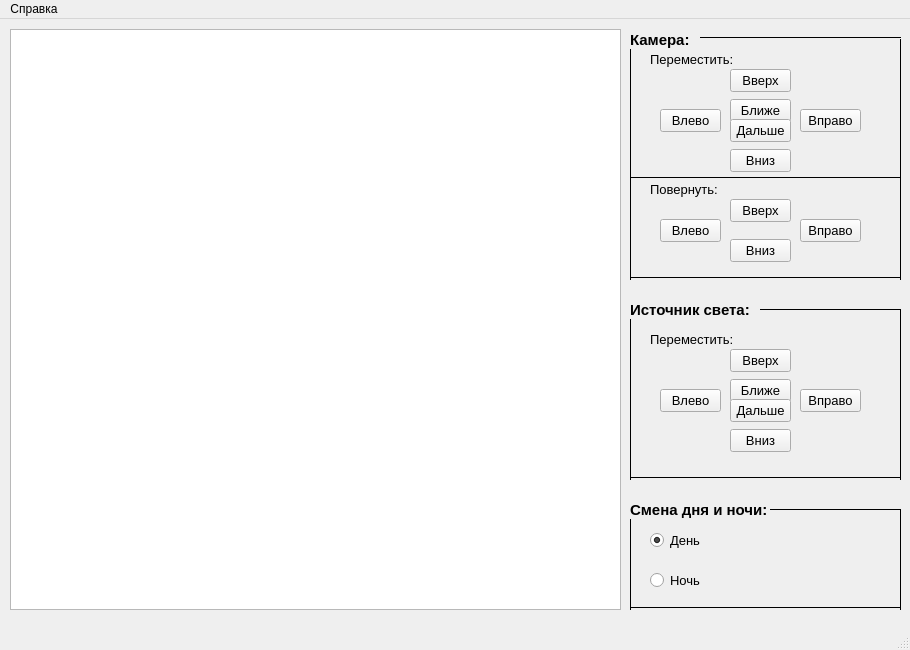
<?xml version="1.0" encoding="UTF-8"?>
<ui version="4.0">
 <class>MainWindow</class>
 <widget class="QMainWindow" name="MainWindow">
  <property name="geometry">
   <rect>
    <x>0</x>
    <y>0</y>
    <width>910</width>
    <height>650</height>
   </rect>
  </property>
  <property name="windowTitle">
   <string>Модель цветка</string>
  </property>
  <widget class="QWidget" name="centralwidget">
   <widget class="QGraphicsView" name="graphicsView">
    <property name="geometry">
     <rect>
      <x>10</x>
      <y>10</y>
      <width>611</width>
      <height>581</height>
     </rect>
    </property>
   </widget>
   <widget class="QLabel" name="label_3">
    <property name="geometry">
     <rect>
      <x>630</x>
      <y>10</y>
      <width>71</width>
      <height>21</height>
     </rect>
    </property>
    <property name="font">
     <font>
      <pointsize>11</pointsize>
      <bold>true</bold>
     </font>
    </property>
    <property name="text">
     <string>Камера:</string>
    </property>
   </widget>
   <widget class="QLabel" name="label_8">
    <property name="geometry">
     <rect>
      <x>630</x>
      <y>280</y>
      <width>131</width>
      <height>21</height>
     </rect>
    </property>
    <property name="font">
     <font>
      <pointsize>11</pointsize>
      <bold>true</bold>
     </font>
    </property>
    <property name="text">
     <string>Источник света:</string>
    </property>
   </widget>
   <widget class="QLabel" name="label_9">
    <property name="geometry">
     <rect>
      <x>650</x>
      <y>30</y>
      <width>91</width>
      <height>21</height>
     </rect>
    </property>
    <property name="font">
     <font>
      <pointsize>10</pointsize>
      <bold>false</bold>
     </font>
    </property>
    <property name="text">
     <string>Переместить:</string>
    </property>
   </widget>
   <widget class="Line" name="line">
    <property name="geometry">
     <rect>
      <x>700</x>
      <y>10</y>
      <width>201</width>
      <height>16</height>
     </rect>
    </property>
    <property name="font">
     <font>
      <pointsize>9</pointsize>
     </font>
    </property>
    <property name="frameShadow">
     <enum>QFrame::Plain</enum>
    </property>
    <property name="lineWidth">
     <number>1</number>
    </property>
    <property name="orientation">
     <enum>Qt::Horizontal</enum>
    </property>
   </widget>
   <widget class="Line" name="line_2">
    <property name="geometry">
     <rect>
      <x>620</x>
      <y>30</y>
      <width>20</width>
      <height>231</height>
     </rect>
    </property>
    <property name="frameShadow">
     <enum>QFrame::Plain</enum>
    </property>
    <property name="orientation">
     <enum>Qt::Vertical</enum>
    </property>
   </widget>
   <widget class="QPushButton" name="PushUp">
    <property name="geometry">
     <rect>
      <x>730</x>
      <y>50</y>
      <width>61</width>
      <height>23</height>
     </rect>
    </property>
    <property name="font">
     <font>
      <pointsize>10</pointsize>
      <bold>false</bold>
     </font>
    </property>
    <property name="whatsThis">
     <string/>
    </property>
    <property name="text">
     <string>Вверх</string>
    </property>
   </widget>
   <widget class="QPushButton" name="PushRight">
    <property name="geometry">
     <rect>
      <x>800</x>
      <y>90</y>
      <width>61</width>
      <height>23</height>
     </rect>
    </property>
    <property name="font">
     <font>
      <pointsize>10</pointsize>
      <bold>false</bold>
     </font>
    </property>
    <property name="text">
     <string>Вправо</string>
    </property>
   </widget>
   <widget class="QPushButton" name="PushLeft">
    <property name="geometry">
     <rect>
      <x>660</x>
      <y>90</y>
      <width>61</width>
      <height>23</height>
     </rect>
    </property>
    <property name="font">
     <font>
      <pointsize>10</pointsize>
      <bold>false</bold>
     </font>
    </property>
    <property name="text">
     <string>Влево</string>
    </property>
   </widget>
   <widget class="QPushButton" name="PushDown">
    <property name="geometry">
     <rect>
      <x>730</x>
      <y>130</y>
      <width>61</width>
      <height>23</height>
     </rect>
    </property>
    <property name="font">
     <font>
      <pointsize>10</pointsize>
      <bold>false</bold>
     </font>
    </property>
    <property name="text">
     <string>Вниз</string>
    </property>
   </widget>
   <widget class="Line" name="line_3">
    <property name="geometry">
     <rect>
      <x>630</x>
      <y>250</y>
      <width>271</width>
      <height>16</height>
     </rect>
    </property>
    <property name="font">
     <font>
      <pointsize>9</pointsize>
     </font>
    </property>
    <property name="frameShadow">
     <enum>QFrame::Plain</enum>
    </property>
    <property name="lineWidth">
     <number>1</number>
    </property>
    <property name="orientation">
     <enum>Qt::Horizontal</enum>
    </property>
   </widget>
   <widget class="Line" name="line_4">
    <property name="geometry">
     <rect>
      <x>890</x>
      <y>20</y>
      <width>20</width>
      <height>241</height>
     </rect>
    </property>
    <property name="frameShadow">
     <enum>QFrame::Plain</enum>
    </property>
    <property name="orientation">
     <enum>Qt::Vertical</enum>
    </property>
   </widget>
   <widget class="Line" name="line_5">
    <property name="geometry">
     <rect>
      <x>760</x>
      <y>280</y>
      <width>141</width>
      <height>20</height>
     </rect>
    </property>
    <property name="font">
     <font>
      <pointsize>9</pointsize>
     </font>
    </property>
    <property name="frameShadow">
     <enum>QFrame::Plain</enum>
    </property>
    <property name="lineWidth">
     <number>1</number>
    </property>
    <property name="orientation">
     <enum>Qt::Horizontal</enum>
    </property>
   </widget>
   <widget class="Line" name="line_6">
    <property name="geometry">
     <rect>
      <x>630</x>
      <y>450</y>
      <width>271</width>
      <height>16</height>
     </rect>
    </property>
    <property name="font">
     <font>
      <pointsize>9</pointsize>
     </font>
    </property>
    <property name="frameShadow">
     <enum>QFrame::Plain</enum>
    </property>
    <property name="lineWidth">
     <number>1</number>
    </property>
    <property name="orientation">
     <enum>Qt::Horizontal</enum>
    </property>
   </widget>
   <widget class="Line" name="line_7">
    <property name="geometry">
     <rect>
      <x>620</x>
      <y>300</y>
      <width>20</width>
      <height>161</height>
     </rect>
    </property>
    <property name="frameShadow">
     <enum>QFrame::Plain</enum>
    </property>
    <property name="orientation">
     <enum>Qt::Vertical</enum>
    </property>
   </widget>
   <widget class="Line" name="line_8">
    <property name="geometry">
     <rect>
      <x>890</x>
      <y>290</y>
      <width>20</width>
      <height>171</height>
     </rect>
    </property>
    <property name="frameShadow">
     <enum>QFrame::Plain</enum>
    </property>
    <property name="orientation">
     <enum>Qt::Vertical</enum>
    </property>
   </widget>
   <widget class="QPushButton" name="PushCloser">
    <property name="geometry">
     <rect>
      <x>730</x>
      <y>80</y>
      <width>61</width>
      <height>23</height>
     </rect>
    </property>
    <property name="font">
     <font>
      <pointsize>10</pointsize>
      <bold>false</bold>
     </font>
    </property>
    <property name="text">
     <string>Ближе</string>
    </property>
   </widget>
   <widget class="QPushButton" name="PushFurther">
    <property name="geometry">
     <rect>
      <x>730</x>
      <y>100</y>
      <width>61</width>
      <height>23</height>
     </rect>
    </property>
    <property name="font">
     <font>
      <pointsize>10</pointsize>
      <bold>false</bold>
     </font>
    </property>
    <property name="text">
     <string>Дальше</string>
    </property>
   </widget>
   <widget class="QLabel" name="label_10">
    <property name="geometry">
     <rect>
      <x>650</x>
      <y>310</y>
      <width>91</width>
      <height>21</height>
     </rect>
    </property>
    <property name="font">
     <font>
      <pointsize>10</pointsize>
      <bold>false</bold>
     </font>
    </property>
    <property name="text">
     <string>Переместить:</string>
    </property>
   </widget>
   <widget class="QPushButton" name="PushLightCloser">
    <property name="geometry">
     <rect>
      <x>730</x>
      <y>360</y>
      <width>61</width>
      <height>23</height>
     </rect>
    </property>
    <property name="font">
     <font>
      <pointsize>10</pointsize>
      <bold>false</bold>
     </font>
    </property>
    <property name="text">
     <string>Ближе</string>
    </property>
   </widget>
   <widget class="QPushButton" name="PushLightFurther">
    <property name="geometry">
     <rect>
      <x>730</x>
      <y>380</y>
      <width>61</width>
      <height>23</height>
     </rect>
    </property>
    <property name="font">
     <font>
      <pointsize>10</pointsize>
      <bold>false</bold>
     </font>
    </property>
    <property name="text">
     <string>Дальше</string>
    </property>
   </widget>
   <widget class="QPushButton" name="PushLightUp">
    <property name="geometry">
     <rect>
      <x>730</x>
      <y>330</y>
      <width>61</width>
      <height>23</height>
     </rect>
    </property>
    <property name="font">
     <font>
      <pointsize>10</pointsize>
      <bold>false</bold>
     </font>
    </property>
    <property name="text">
     <string>Вверх</string>
    </property>
   </widget>
   <widget class="QPushButton" name="PushLightRight">
    <property name="geometry">
     <rect>
      <x>800</x>
      <y>370</y>
      <width>61</width>
      <height>23</height>
     </rect>
    </property>
    <property name="font">
     <font>
      <pointsize>10</pointsize>
      <bold>false</bold>
     </font>
    </property>
    <property name="text">
     <string>Вправо</string>
    </property>
   </widget>
   <widget class="QPushButton" name="PushLightLeft">
    <property name="geometry">
     <rect>
      <x>660</x>
      <y>370</y>
      <width>61</width>
      <height>23</height>
     </rect>
    </property>
    <property name="font">
     <font>
      <pointsize>10</pointsize>
      <bold>false</bold>
     </font>
    </property>
    <property name="text">
     <string>Влево</string>
    </property>
   </widget>
   <widget class="QPushButton" name="PushLightDown">
    <property name="geometry">
     <rect>
      <x>730</x>
      <y>410</y>
      <width>61</width>
      <height>23</height>
     </rect>
    </property>
    <property name="font">
     <font>
      <pointsize>10</pointsize>
      <bold>false</bold>
     </font>
    </property>
    <property name="text">
     <string>Вниз</string>
    </property>
   </widget>
   <widget class="QLabel" name="label_11">
    <property name="geometry">
     <rect>
      <x>650</x>
      <y>160</y>
      <width>91</width>
      <height>21</height>
     </rect>
    </property>
    <property name="font">
     <font>
      <pointsize>10</pointsize>
      <bold>false</bold>
     </font>
    </property>
    <property name="text">
     <string>Повернуть:</string>
    </property>
   </widget>
   <widget class="QPushButton" name="RotateLeft">
    <property name="geometry">
     <rect>
      <x>660</x>
      <y>200</y>
      <width>61</width>
      <height>23</height>
     </rect>
    </property>
    <property name="font">
     <font>
      <pointsize>10</pointsize>
      <bold>false</bold>
     </font>
    </property>
    <property name="text">
     <string>Влево</string>
    </property>
   </widget>
   <widget class="QPushButton" name="RotateRight">
    <property name="geometry">
     <rect>
      <x>800</x>
      <y>200</y>
      <width>61</width>
      <height>23</height>
     </rect>
    </property>
    <property name="font">
     <font>
      <pointsize>10</pointsize>
      <bold>false</bold>
     </font>
    </property>
    <property name="text">
     <string>Вправо</string>
    </property>
   </widget>
   <widget class="QPushButton" name="RotateDown">
    <property name="geometry">
     <rect>
      <x>730</x>
      <y>220</y>
      <width>61</width>
      <height>23</height>
     </rect>
    </property>
    <property name="font">
     <font>
      <pointsize>10</pointsize>
      <bold>false</bold>
     </font>
    </property>
    <property name="text">
     <string>Вниз</string>
    </property>
   </widget>
   <widget class="QPushButton" name="RotateUp">
    <property name="geometry">
     <rect>
      <x>730</x>
      <y>180</y>
      <width>61</width>
      <height>23</height>
     </rect>
    </property>
    <property name="font">
     <font>
      <pointsize>10</pointsize>
      <bold>false</bold>
     </font>
    </property>
    <property name="text">
     <string>Вверх</string>
    </property>
   </widget>
   <widget class="Line" name="line_9">
    <property name="geometry">
     <rect>
      <x>630</x>
      <y>150</y>
      <width>271</width>
      <height>16</height>
     </rect>
    </property>
    <property name="font">
     <font>
      <pointsize>9</pointsize>
     </font>
    </property>
    <property name="frameShadow">
     <enum>QFrame::Plain</enum>
    </property>
    <property name="lineWidth">
     <number>1</number>
    </property>
    <property name="orientation">
     <enum>Qt::Horizontal</enum>
    </property>
   </widget>
   <widget class="QRadioButton" name="rb_day">
    <property name="geometry">
     <rect>
      <x>650</x>
      <y>510</y>
      <width>91</width>
      <height>22</height>
     </rect>
    </property>
    <property name="font">
     <font>
      <pointsize>10</pointsize>
     </font>
    </property>
    <property name="text">
     <string>День</string>
    </property>
    <property name="checked">
     <bool>true</bool>
    </property>
   </widget>
   <widget class="QRadioButton" name="rb_night">
    <property name="geometry">
     <rect>
      <x>650</x>
      <y>550</y>
      <width>91</width>
      <height>22</height>
     </rect>
    </property>
    <property name="font">
     <font>
      <pointsize>10</pointsize>
     </font>
    </property>
    <property name="tabletTracking">
     <bool>false</bool>
    </property>
    <property name="text">
     <string>Ночь</string>
    </property>
   </widget>
   <widget class="QLabel" name="label_12">
    <property name="geometry">
     <rect>
      <x>630</x>
      <y>480</y>
      <width>141</width>
      <height>21</height>
     </rect>
    </property>
    <property name="font">
     <font>
      <pointsize>11</pointsize>
      <bold>true</bold>
     </font>
    </property>
    <property name="text">
     <string>Смена дня и ночи:</string>
    </property>
   </widget>
   <widget class="Line" name="line_10">
    <property name="geometry">
     <rect>
      <x>770</x>
      <y>480</y>
      <width>131</width>
      <height>20</height>
     </rect>
    </property>
    <property name="font">
     <font>
      <pointsize>9</pointsize>
     </font>
    </property>
    <property name="frameShadow">
     <enum>QFrame::Plain</enum>
    </property>
    <property name="lineWidth">
     <number>1</number>
    </property>
    <property name="orientation">
     <enum>Qt::Horizontal</enum>
    </property>
   </widget>
   <widget class="Line" name="line_11">
    <property name="geometry">
     <rect>
      <x>890</x>
      <y>490</y>
      <width>20</width>
      <height>101</height>
     </rect>
    </property>
    <property name="frameShadow">
     <enum>QFrame::Plain</enum>
    </property>
    <property name="orientation">
     <enum>Qt::Vertical</enum>
    </property>
   </widget>
   <widget class="Line" name="line_12">
    <property name="geometry">
     <rect>
      <x>620</x>
      <y>500</y>
      <width>20</width>
      <height>91</height>
     </rect>
    </property>
    <property name="frameShadow">
     <enum>QFrame::Plain</enum>
    </property>
    <property name="orientation">
     <enum>Qt::Vertical</enum>
    </property>
   </widget>
   <widget class="Line" name="line_13">
    <property name="geometry">
     <rect>
      <x>630</x>
      <y>580</y>
      <width>271</width>
      <height>16</height>
     </rect>
    </property>
    <property name="font">
     <font>
      <pointsize>9</pointsize>
     </font>
    </property>
    <property name="frameShadow">
     <enum>QFrame::Plain</enum>
    </property>
    <property name="lineWidth">
     <number>1</number>
    </property>
    <property name="orientation">
     <enum>Qt::Horizontal</enum>
    </property>
   </widget>
  </widget>
  <widget class="QMenuBar" name="menubar">
   <property name="geometry">
    <rect>
     <x>0</x>
     <y>0</y>
     <width>910</width>
     <height>21</height>
    </rect>
   </property>
   <widget class="QMenu" name="menu">
    <property name="title">
     <string>Справка</string>
    </property>
    <addaction name="hot_keys"/>
    <addaction name="separator"/>
    <addaction name="about_prog"/>
   </widget>
   <addaction name="menu"/>
  </widget>
  <widget class="QStatusBar" name="statusbar"/>
  <action name="hot_keys">
   <property name="text">
    <string>Горячие клавиши</string>
   </property>
  </action>
  <action name="about_prog">
   <property name="text">
    <string>О программе</string>
   </property>
  </action>
 </widget>
 <resources/>
 <connections/>
</ui>
